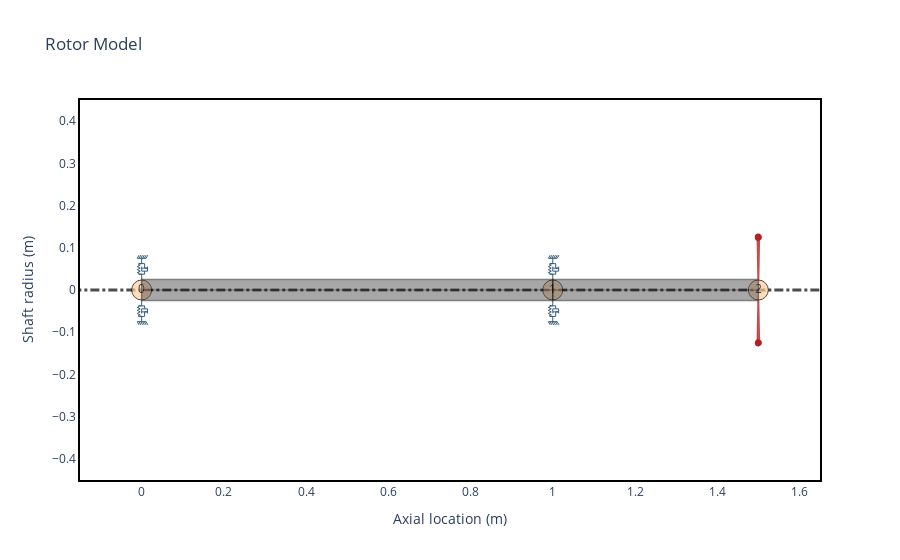

The notebook cell saved with this chart:
### Code cell
shaft_elements = []
disk_elements = []
bearing_seal_elements = []
steel = rs.steel

bearing_seal_elements.append(rs.BearingElement(n=0, kxx=10e6, kyy=10e6, cxx=0, cyy=0))
bearing_seal_elements.append(rs.BearingElement(n=1, kxx=10e6, kyy=10e6, cxx=0, cyy=0))

shaft_elements.append(rs.ShaftElement(material=steel, n=0, L=1, odl=0.05, idl=0))
shaft_elements.append(rs.ShaftElement(material=steel, n=1, L=0.5, odl=0.05, idl=0))

disk_elements.append(
    rs.DiskElement.from_geometry(n=2, i_d=0.05, o_d=0.35, width=0.07, material=steel)
)

# Moment approach
overhung_rotor = rs.Rotor(
    shaft_elements=shaft_elements,
    bearing_elements=bearing_seal_elements,
    disk_elements=disk_elements,
)
# from section approach
leng_data = [1.0, 0.5]

overhung_from_section_rotor = rs.Rotor.from_section(
    brg_seal_data=bearing_seal_elements,
    disk_data=disk_elements,
    leng_data=leng_data,
    idl_data=[0, 0],
    odl_data=[0.05, 0.05],
    material_data=steel,
)
overhung_from_section_rotor.plot_rotor()

### Figure 1 — Plotly figure (JSON) as saved in the notebook; plotly's stock layout.template omitted (floating-point values rounded to 4 significant figures)
{"data": [{"hoverinfo": "none", "line": {"color": "black", "dash": "dashdot", "width": 3}, "mode": "lines", "opacity": 0.7, "showlegend": false, "type": "scatter", "x": [-0.3, 1.8], "y": [0, 0]}, {"hoverinfo": "none", "marker": {"color": "#ffcc99", "line": {"color": "black", "width": 1}, "opacity": 0.7, "size": 20}, "mode": "markers+text", "showlegend": false, "text": ["0", "1", "2"], "type": "scatter", "x": [0, 1, 1.5], "y": [0, 0, 0]}, {"customdata": [[0, 0.05, 0, 0.05, 0, 1, "Steel"], [0, 0.05, 0, 0.05, 0, 1, "Steel"], [0, 0.05, 0, 0.05, 0, 1, "Steel"], [0, 0.05, 0, 0.05, 0, 1, "Steel"], [0, 0.05, 0, 0.05, 0, 1, "Steel"], [0, 0.05, 0, 0.05, 0, 1, "Steel"], [0, 0.05, 0, 0.05, 0, 1, "Steel"], [0, 0.05, 0, 0.05, 0, 1, "Steel"], [0, 0.05, 0, 0.05, 0, 1, "Steel"], [0, 0.05, 0, 0.05, 0, 1, "Steel"]], "fill": "toself", "fillcolor": "#525252", "hoverinfo": "text", "hoverlabel": {"bgcolor": "#525252"}, "hoveron": "points+fills", "hovertemplate": "Element Number: 0<br>Left Outer Diameter: 0.05 m<br>Left Inner Diameter: 0.0 m<br>Right Outer Diameter: 0.05 m<br>Right Inner Diameter: 0.0 m<br>Element Length: 1.0 m<br>Material: Steel<br>", "legendgroup": "Shaft", "line": {"color": "black", "width": 1.5}, "mode": "lines", "name": "ShaftElement 0", "opacity": 0.5, "showlegend": false, "text": "Element Number: 0<br>Left Outer Diameter: 0.05 m<br>Left Inner Diameter: 0.0 m<br>Right Outer Diameter: 0.05 m<br>Right Inner Diameter: 0.0 m<br>Element Length: 1.0 m<br>Material: Steel<br>", "type": "scatter", "x": [0, 0, 1, 1, 0, 0, 0, 1, 1, 0], "y": [0, 0.025, 0.025, 0, 0, 0, -0.025, -0.025, 0, 0]}, {"customdata": [[1, 0.05, 0, 0.05, 0, 0.5, "Steel"], [1, 0.05, 0, 0.05, 0, 0.5, "Steel"], [1, 0.05, 0, 0.05, 0, 0.5, "Steel"], [1, 0.05, 0, 0.05, 0, 0.5, "Steel"], [1, 0.05, 0, 0.05, 0, 0.5, "Steel"], [1, 0.05, 0, 0.05, 0, 0.5, "Steel"], [1, 0.05, 0, 0.05, 0, 0.5, "Steel"], [1, 0.05, 0, 0.05, 0, 0.5, "Steel"], [1, 0.05, 0, 0.05, 0, 0.5, "Steel"], [1, 0.05, 0, 0.05, 0, 0.5, "Steel"]], "fill": "toself", "fillcolor": "#525252", "hoverinfo": "text", "hoverlabel": {"bgcolor": "#525252"}, "hoveron": "points+fills", "hovertemplate": "Element Number: 1<br>Left Outer Diameter: 0.05 m<br>Left Inner Diameter: 0.0 m<br>Right Outer Diameter: 0.05 m<br>Right Inner Diameter: 0.0 m<br>Element Length: 0.5 m<br>Material: Steel<br>", "legendgroup": "Shaft", "line": {"color": "black", "width": 1.5}, "mode": "lines", "name": "ShaftElement 1", "opacity": 0.5, "showlegend": false, "text": "Element Number: 1<br>Left Outer Diameter: 0.05 m<br>Left Inner Diameter: 0.0 m<br>Right Outer Diameter: 0.05 m<br>Right Inner Diameter: 0.0 m<br>Element Length: 0.5 m<br>Material: Steel<br>", "type": "scatter", "x": [1, 1, 1.5, 1.5, 1, 1, 1, 1.5, 1.5, 1], "y": [0, 0.025, 0.025, 0, 0, 0, -0.025, -0.025, 0, 0]}, {"customdata": [[2, 0.8051, 0.4236, 51.53], [2, 0.8051, 0.4236, 51.53], [2, 0.8051, 0.4236, 51.53], [2, 0.8051, 0.4236, 51.53], [2, 0.8051, 0.4236, 51.53], [2, 0.8051, 0.4236, 51.53], [2, 0.8051, 0.4236, 51.53], [2, 0.8051, 0.4236, 51.53], [2, 0.8051, 0.4236, 51.53]], "fill": "toself", "fillcolor": "Firebrick", "hoverinfo": "text", "hoverlabel": {"bgcolor": "Firebrick"}, "hoveron": "points+fills", "hovertemplate": "Disk Node: 2<br>Polar Inertia: 8.051e-01<br>Diametral Inertia: 4.236e-01<br>Disk mass: 51.525<br>", "legendgroup": "disks", "line": {"color": "Firebrick", "width": 2}, "mode": "lines", "name": "Disk 0", "opacity": 0.8, "showlegend": false, "text": "Disk Node: 2<br>Polar Inertia: 8.051e-01<br>Diametral Inertia: 4.236e-01<br>Disk mass: 51.525<br>", "type": "scatter", "x": [1.5, 1.502, 1.498, 1.5, null, 1.5, 1.502, 1.498, 1.5], "y": [0.025, 0.125, 0.125, 0.025, null, -0.025, -0.125, -0.125, -0.025]}, {"hoverinfo": "none", "legendgroup": "bearings", "line": {"color": "#355d7a", "width": 1}, "mode": "lines", "name": "Bearing 0", "showlegend": false, "type": "scatter", "x": [0, 0, -0.007143, 0.007143], "y": [0.025, 0.0375, 0.0375, 0.0375]}, {"hoverinfo": "none", "legendgroup": "bearings", "line": {"color": "#355d7a", "width": 1}, "mode": "lines", "name": "Bearing 0", "showlegend": false, "type": "scatter", "x": [0, 0, -0.007143, 0.007143], "y": [-0.025, -0.0375, -0.0375, -0.0375]}, {"hoverinfo": "none", "legendgroup": "bearings", "line": {"color": "#355d7a", "width": 1}, "mode": "lines", "name": "Bearing 0", "showlegend": false, "type": "scatter", "x": [0, 0, -0.007143, 0.007143], "y": [0.075, 0.0625, 0.0625, 0.0625]}, {"hoverinfo": "none", "legendgroup": "bearings", "line": {"color": "#355d7a", "width": 1}, "mode": "lines", "name": "Bearing 0", "showlegend": false, "type": "scatter", "x": [0, 0, -0.007143, 0.007143], "y": [-0.075, -0.0625, -0.0625, -0.0625]}, {"hoverinfo": "none", "legendgroup": "bearings", "line": {"color": "#355d7a", "width": 1}, "mode": "lines", "name": "Bearing 0", "showlegend": false, "type": "scatter", "x": [-0.01071, 0.01071], "y": [0.075, 0.075]}, {"hoverinfo": "none", "legendgroup": "bearings", "line": {"color": "#355d7a", "width": 1}, "mode": "lines", "name": "Bearing 0", "showlegend": false, "type": "scatter", "x": [-0.01071, 0.01071], "y": [-0.075, -0.075]}, {"hoverinfo": "none", "legendgroup": "bearings", "line": {"color": "#355d7a", "width": 1}, "mode": "lines", "name": "Bearing 0", "showlegend": false, "type": "scatter", "x": [-0.01071, -0.006429], "y": [0.075, 0.0825]}, {"hoverinfo": "none", "legendgroup": "bearings", "line": {"color": "#355d7a", "width": 1}, "mode": "lines", "name": "Bearing 0", "showlegend": false, "type": "scatter", "x": [-0.01071, -0.006429], "y": [-0.075, -0.0825]}, {"hoverinfo": "none", "legendgroup": "bearings", "line": {"color": "#355d7a", "width": 1}, "mode": "lines", "name": "Bearing 0", "showlegend": false, "type": "scatter", "x": [-0.006429, -0.002143], "y": [0.075, 0.0825]}, {"hoverinfo": "none", "legendgroup": "bearings", "line": {"color": "#355d7a", "width": 1}, "mode": "lines", "name": "Bearing 0", "showlegend": false, "type": "scatter", "x": [-0.006429, -0.002143], "y": [-0.075, -0.0825]}, {"hoverinfo": "none", "legendgroup": "bearings", "line": {"color": "#355d7a", "width": 1}, "mode": "lines", "name": "Bearing 0", "showlegend": false, "type": "scatter", "x": [-0.002143, 0.002143], "y": [0.075, 0.0825]}, {"hoverinfo": "none", "legendgroup": "bearings", "line": {"color": "#355d7a", "width": 1}, "mode": "lines", "name": "Bearing 0", "showlegend": false, "type": "scatter", "x": [-0.002143, 0.002143], "y": [-0.075, -0.0825]}, {"hoverinfo": "none", "legendgroup": "bearings", "line": {"color": "#355d7a", "width": 1}, "mode": "lines", "name": "Bearing 0", "showlegend": false, "type": "scatter", "x": [0.002143, 0.006429], "y": [0.075, 0.0825]}, {"hoverinfo": "none", "legendgroup": "bearings", "line": {"color": "#355d7a", "width": 1}, "mode": "lines", "name": "Bearing 0", "showlegend": false, "type": "scatter", "x": [0.002143, 0.006429], "y": [-0.075, -0.0825]}, {"hoverinfo": "none", "legendgroup": "bearings", "line": {"color": "#355d7a", "width": 1}, "mode": "lines", "name": "Bearing 0", "showlegend": false, "type": "scatter", "x": [0.006429, 0.01071], "y": [0.075, 0.0825]}, {"hoverinfo": "none", "legendgroup": "bearings", "line": {"color": "#355d7a", "width": 1}, "mode": "lines", "name": "Bearing 0", "showlegend": false, "type": "scatter", "x": [0.006429, 0.01071], "y": [-0.075, -0.0825]}, {"hoverinfo": "none", "legendgroup": "bearings", "line": {"color": "#355d7a", "width": 1}, "mode": "lines", "name": "Bearing 0", "showlegend": false, "type": "scatter", "x": [0.01071, 0.015], "y": [0.075, 0.0825]}, {"hoverinfo": "none", "legendgroup": "bearings", "line": {"color": "#355d7a", "width": 1}, "mode": "lines", "name": "Bearing 0", "showlegend": false, "type": "scatter", "x": [0.01071, 0.015], "y": [-0.075, -0.0825]}, {"hoverinfo": "none", "legendgroup": "bearings", "line": {"color": "#355d7a", "width": 1}, "mode": "lines", "name": "Bearing 0", "showlegend": false, "type": "scatter", "x": [-0.007143, -0.007143, -0.01071, -0.003571, -0.01071, -0.003571, -0.01071, -0.003571, -0.007143, -0.007143], "y": [0.0375, 0.04107, 0.04107, 0.04464, 0.04821, 0.05179, 0.05536, 0.05893, 0.05893, 0.0625]}, {"hoverinfo": "none", "legendgroup": "bearings", "line": {"color": "#355d7a", "width": 1}, "mode": "lines", "name": "Bearing 0", "showlegend": false, "type": "scatter", "x": [-0.007143, -0.007143, -0.01071, -0.003571, -0.01071, -0.003571, -0.01071, -0.003571, -0.007143, -0.007143], "y": [-0.0375, -0.04107, -0.04107, -0.04464, -0.04821, -0.05179, -0.05536, -0.05893, -0.05893, -0.0625]}, {"hoverinfo": "none", "legendgroup": "bearings", "line": {"color": "#355d7a", "width": 1}, "mode": "lines", "name": "Bearing 0", "showlegend": false, "type": "scatter", "x": [0.007143, 0.007143], "y": [0.0375, 0.04464]}, {"hoverinfo": "none", "legendgroup": "bearings", "line": {"color": "#355d7a", "width": 1}, "mode": "lines", "name": "Bearing 0", "showlegend": false, "type": "scatter", "x": [0.007143, 0.007143], "y": [-0.0375, -0.04464]}, {"hoverinfo": "none", "legendgroup": "bearings", "line": {"color": "#355d7a", "width": 1}, "mode": "lines", "name": "Bearing 0", "showlegend": false, "type": "scatter", "x": [0, 0, 0.01429, 0.01429], "y": [0.05536, 0.04464, 0.04464, 0.05536]}, {"hoverinfo": "none", "legendgroup": "bearings", "line": {"color": "#355d7a", "width": 1}, "mode": "lines", "name": "Bearing 0", "showlegend": false, "type": "scatter", "x": [0, 0, 0.01429, 0.01429], "y": [-0.05536, -0.04464, -0.04464, -0.05536]}, {"hoverinfo": "none", "legendgroup": "bearings", "line": {"color": "#355d7a", "width": 1}, "mode": "lines", "name": "Bearing 0", "showlegend": false, "type": "scatter", "x": [0, 0.01429, 0.007143, 0.007143], "y": [0.05179, 0.05179, 0.05179, 0.0625]}, {"hoverinfo": "none", "legendgroup": "bearings", "line": {"color": "#355d7a", "width": 1}, "mode": "lines", "name": "Bearing 0", "showlegend": false, "type": "scatter", "x": [0, 0.01429, 0.007143, 0.007143], "y": [-0.05179, -0.05179, -0.05179, -0.0625]}, {"hoverinfo": "none", "legendgroup": "bearings", "line": {"color": "#355d7a", "width": 1}, "mode": "lines", "name": "Bearing 1", "showlegend": false, "type": "scatter", "x": [1, 1, 0.9929, 1.007], "y": [0.025, 0.0375, 0.0375, 0.0375]}, {"hoverinfo": "none", "legendgroup": "bearings", "line": {"color": "#355d7a", "width": 1}, "mode": "lines", "name": "Bearing 1", "showlegend": false, "type": "scatter", "x": [1, 1, 0.9929, 1.007], "y": [-0.025, -0.0375, -0.0375, -0.0375]}, {"hoverinfo": "none", "legendgroup": "bearings", "line": {"color": "#355d7a", "width": 1}, "mode": "lines", "name": "Bearing 1", "showlegend": false, "type": "scatter", "x": [1, 1, 0.9929, 1.007], "y": [0.075, 0.0625, 0.0625, 0.0625]}, {"hoverinfo": "none", "legendgroup": "bearings", "line": {"color": "#355d7a", "width": 1}, "mode": "lines", "name": "Bearing 1", "showlegend": false, "type": "scatter", "x": [1, 1, 0.9929, 1.007], "y": [-0.075, -0.0625, -0.0625, -0.0625]}, {"hoverinfo": "none", "legendgroup": "bearings", "line": {"color": "#355d7a", "width": 1}, "mode": "lines", "name": "Bearing 1", "showlegend": false, "type": "scatter", "x": [0.9893, 1.011], "y": [0.075, 0.075]}, {"hoverinfo": "none", "legendgroup": "bearings", "line": {"color": "#355d7a", "width": 1}, "mode": "lines", "name": "Bearing 1", "showlegend": false, "type": "scatter", "x": [0.9893, 1.011], "y": [-0.075, -0.075]}, {"hoverinfo": "none", "legendgroup": "bearings", "line": {"color": "#355d7a", "width": 1}, "mode": "lines", "name": "Bearing 1", "showlegend": false, "type": "scatter", "x": [0.9893, 0.9936], "y": [0.075, 0.0825]}, {"hoverinfo": "none", "legendgroup": "bearings", "line": {"color": "#355d7a", "width": 1}, "mode": "lines", "name": "Bearing 1", "showlegend": false, "type": "scatter", "x": [0.9893, 0.9936], "y": [-0.075, -0.0825]}, {"hoverinfo": "none", "legendgroup": "bearings", "line": {"color": "#355d7a", "width": 1}, "mode": "lines", "name": "Bearing 1", "showlegend": false, "type": "scatter", "x": [0.9936, 0.9979], "y": [0.075, 0.0825]}, {"hoverinfo": "none", "legendgroup": "bearings", "line": {"color": "#355d7a", "width": 1}, "mode": "lines", "name": "Bearing 1", "showlegend": false, "type": "scatter", "x": [0.9936, 0.9979], "y": [-0.075, -0.0825]}, {"hoverinfo": "none", "legendgroup": "bearings", "line": {"color": "#355d7a", "width": 1}, "mode": "lines", "name": "Bearing 1", "showlegend": false, "type": "scatter", "x": [0.9979, 1.002], "y": [0.075, 0.0825]}, {"hoverinfo": "none", "legendgroup": "bearings", "line": {"color": "#355d7a", "width": 1}, "mode": "lines", "name": "Bearing 1", "showlegend": false, "type": "scatter", "x": [0.9979, 1.002], "y": [-0.075, -0.0825]}, {"hoverinfo": "none", "legendgroup": "bearings", "line": {"color": "#355d7a", "width": 1}, "mode": "lines", "name": "Bearing 1", "showlegend": false, "type": "scatter", "x": [1.002, 1.006], "y": [0.075, 0.0825]}, {"hoverinfo": "none", "legendgroup": "bearings", "line": {"color": "#355d7a", "width": 1}, "mode": "lines", "name": "Bearing 1", "showlegend": false, "type": "scatter", "x": [1.002, 1.006], "y": [-0.075, -0.0825]}, {"hoverinfo": "none", "legendgroup": "bearings", "line": {"color": "#355d7a", "width": 1}, "mode": "lines", "name": "Bearing 1", "showlegend": false, "type": "scatter", "x": [1.006, 1.011], "y": [0.075, 0.0825]}, {"hoverinfo": "none", "legendgroup": "bearings", "line": {"color": "#355d7a", "width": 1}, "mode": "lines", "name": "Bearing 1", "showlegend": false, "type": "scatter", "x": [1.006, 1.011], "y": [-0.075, -0.0825]}, {"hoverinfo": "none", "legendgroup": "bearings", "line": {"color": "#355d7a", "width": 1}, "mode": "lines", "name": "Bearing 1", "showlegend": false, "type": "scatter", "x": [1.011, 1.015], "y": [0.075, 0.0825]}, {"hoverinfo": "none", "legendgroup": "bearings", "line": {"color": "#355d7a", "width": 1}, "mode": "lines", "name": "Bearing 1", "showlegend": false, "type": "scatter", "x": [1.011, 1.015], "y": [-0.075, -0.0825]}, {"hoverinfo": "none", "legendgroup": "bearings", "line": {"color": "#355d7a", "width": 1}, "mode": "lines", "name": "Bearing 1", "showlegend": false, "type": "scatter", "x": [0.9929, 0.9929, 0.9893, 0.9964, 0.9893, 0.9964, 0.9893, 0.9964, 0.9929, 0.9929], "y": [0.0375, 0.04107, 0.04107, 0.04464, 0.04821, 0.05179, 0.05536, 0.05893, 0.05893, 0.0625]}, {"hoverinfo": "none", "legendgroup": "bearings", "line": {"color": "#355d7a", "width": 1}, "mode": "lines", "name": "Bearing 1", "showlegend": false, "type": "scatter", "x": [0.9929, 0.9929, 0.9893, 0.9964, 0.9893, 0.9964, 0.9893, 0.9964, 0.9929, 0.9929], "y": [-0.0375, -0.04107, -0.04107, -0.04464, -0.04821, -0.05179, -0.05536, -0.05893, -0.05893, -0.0625]}, {"hoverinfo": "none", "legendgroup": "bearings", "line": {"color": "#355d7a", "width": 1}, "mode": "lines", "name": "Bearing 1", "showlegend": false, "type": "scatter", "x": [1.007, 1.007], "y": [0.0375, 0.04464]}, {"hoverinfo": "none", "legendgroup": "bearings", "line": {"color": "#355d7a", "width": 1}, "mode": "lines", "name": "Bearing 1", "showlegend": false, "type": "scatter", "x": [1.007, 1.007], "y": [-0.0375, -0.04464]}, {"hoverinfo": "none", "legendgroup": "bearings", "line": {"color": "#355d7a", "width": 1}, "mode": "lines", "name": "Bearing 1", "showlegend": false, "type": "scatter", "x": [1, 1, 1.014, 1.014], "y": [0.05536, 0.04464, 0.04464, 0.05536]}, {"hoverinfo": "none", "legendgroup": "bearings", "line": {"color": "#355d7a", "width": 1}, "mode": "lines", "name": "Bearing 1", "showlegend": false, "type": "scatter", "x": [1, 1, 1.014, 1.014], "y": [-0.05536, -0.04464, -0.04464, -0.05536]}, {"hoverinfo": "none", "legendgroup": "bearings", "line": {"color": "#355d7a", "width": 1}, "mode": "lines", "name": "Bearing 1", "showlegend": false, "type": "scatter", "x": [1, 1.014, 1.007, 1.007], "y": [0.05179, 0.05179, 0.05179, 0.0625]}, {"hoverinfo": "none", "legendgroup": "bearings", "line": {"color": "#355d7a", "width": 1}, "mode": "lines", "name": "Bearing 1", "showlegend": false, "type": "scatter", "x": [1, 1.014, 1.007, 1.007], "y": [-0.05179, -0.05179, -0.05179, -0.0625]}], "layout": {"shapes": [{"fillcolor": "Firebrick", "line": {"color": "Firebrick"}, "type": "circle", "x0": 1.494, "x1": 1.506, "xref": "x", "y0": 0.1188, "y1": 0.1313, "yref": "y"}, {"fillcolor": "Firebrick", "line": {"color": "Firebrick"}, "type": "circle", "x0": 1.494, "x1": 1.506, "xref": "x", "y0": -0.1313, "y1": -0.1188, "yref": "y"}], "title": {"text": "Rotor Model"}, "xaxis": {"mirror": true, "range": [-0.15, 1.65], "showgrid": false, "title": {"text": "Axial location (m)"}}, "yaxis": {"mirror": true, "range": [-0.45, 0.45], "showgrid": false, "title": {"text": "Shaft radius (m)"}}}}
